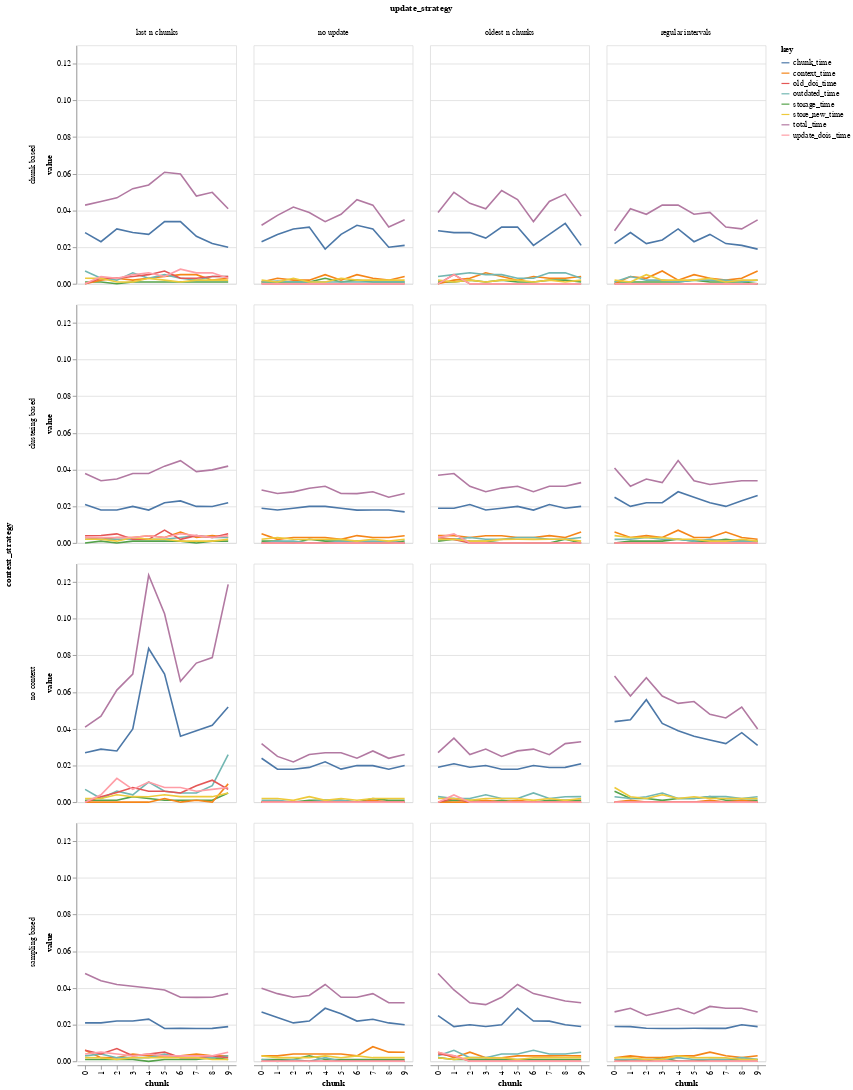

Source (notebook cell):
### Markdown cell above
### Time series for each test case step

### Code cell
import altair as alt
import pandas as pd

all_timeseries_df = pd.DataFrame()

for c_strat in context_strategies:
  for u_strat in update_strategies:
    # check if that test case exists
    test_case = f"{c_strat[0]}-{u_strat[0]}.csv"
    if test_case not in available_test_cases:
      continue

    df = pd.read_csv(f"{path}/times/{test_case}")
    df["context_strategy"] = c_strat[0]
    df["update_strategy"] = u_strat[0]
    all_timeseries_df = all_timeseries_df.append(df)
    all_timeseries_df.reset_index(inplace=True, drop=True)


alt.Chart(all_timeseries_df).transform_fold(
  ["chunk_time", "storage_time", "context_time", "outdated_time", "old_doi_time", "store_new_time", 
   "update_dois_time", "total_time"]
).mark_line().encode(
  x="chunk:N",
  y="value:Q",
  color="key:N",
  column="update_strategy:N",
  row="context_strategy"
)

### Figure 1 — Vega-Lite specification as saved in the notebook (floating-point values rounded to 4 significant figures; data arrays with more than 128 entries replaced by an {"elided": "..."} marker saying what was removed)
{"config": {"view": {"continuousWidth": 400, "continuousHeight": 300}}, "data": {"name": "data-dc9cad8cc3956eb767e94308cf7f994c"}, "mark": "line", "encoding": {"color": {"field": "key", "type": "nominal"}, "column": {"field": "update_strategy", "type": "nominal"}, "row": {"field": "context_strategy", "type": "nominal"}, "x": {"field": "chunk", "type": "nominal"}, "y": {"field": "value", "type": "quantitative"}}, "transform": [{"fold": ["chunk_time", "storage_time", "context_time", "outdated_time", "old_doi_time", "store_new_time", "update_dois_time", "total_time"]}], "$schema": "https://vega.github.io/schema/vega-lite/v4.17.0.json", "datasets": {"data-dc9cad8cc3956eb767e94308cf7f994c": {"elided": "160 records"}}}
